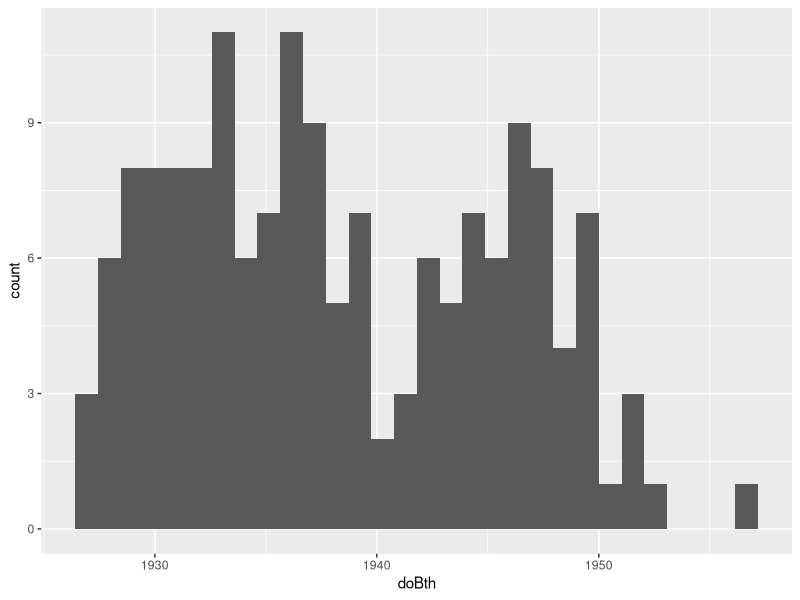
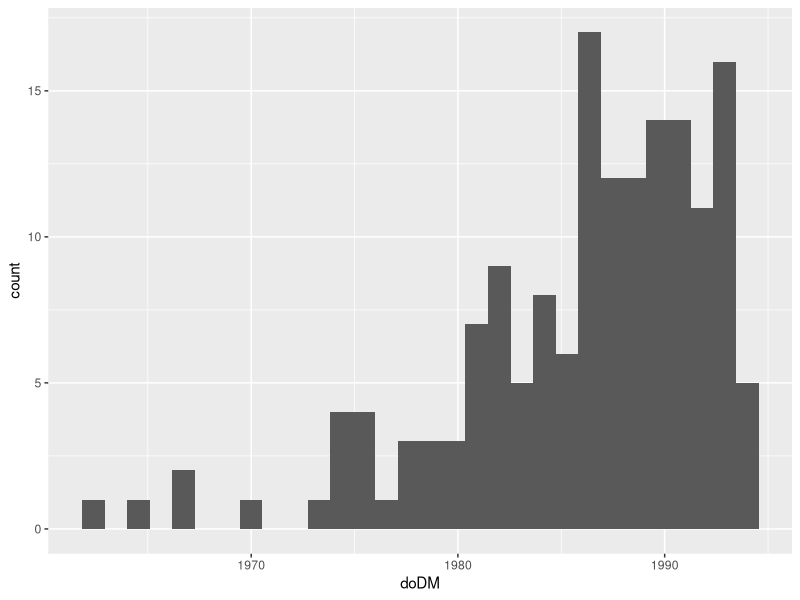
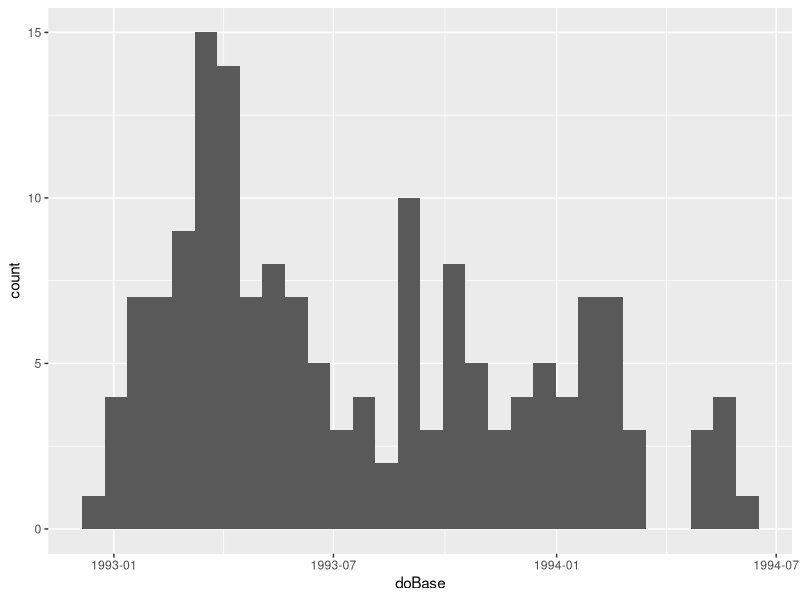
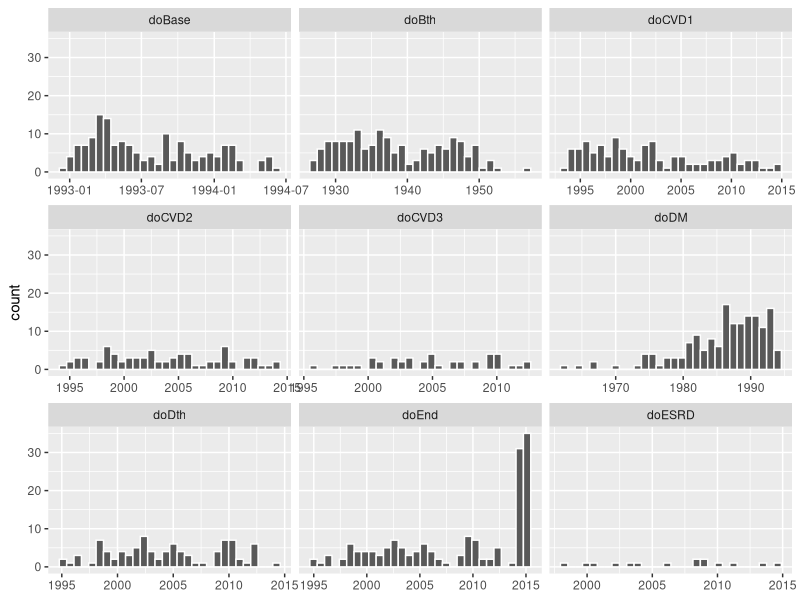
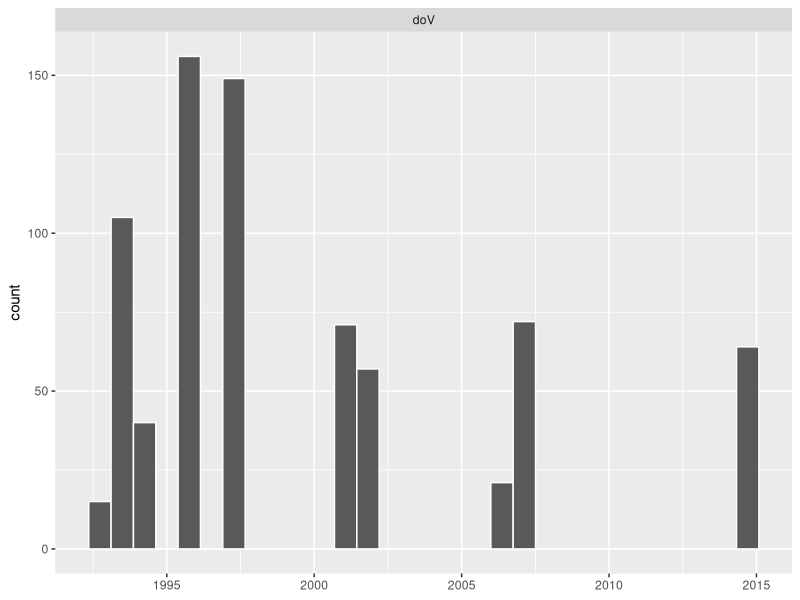
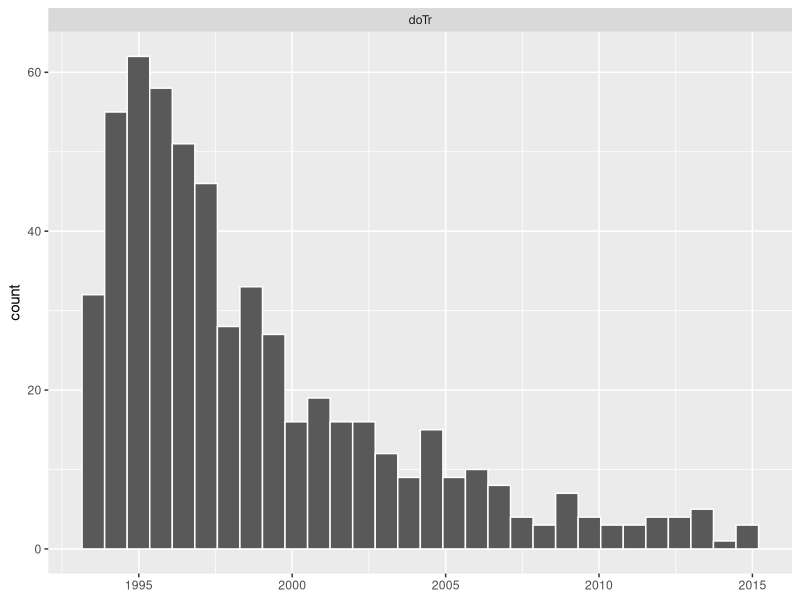
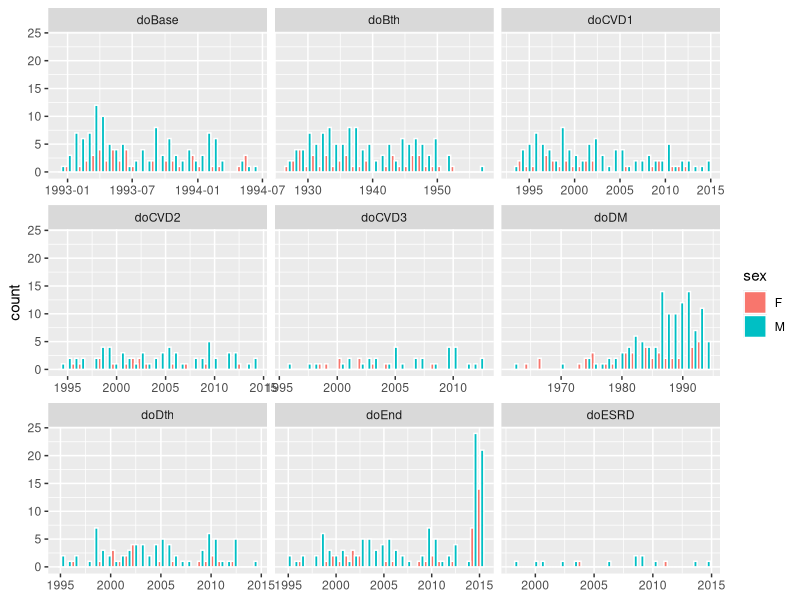
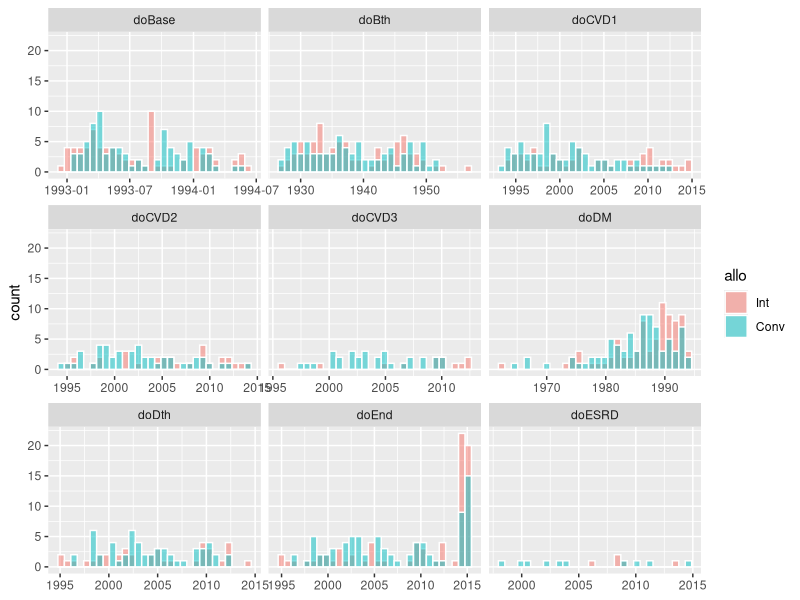

The R script that drew these images, in order: (Note: this script raises an error after producing the figures.)
## ---- chunk 1
#| label: Loading Libraries
#| echo: false
library(Epi)
library(tidyverse)
library(survival)
library(survminer)
## ---- chunk 2
#| label: loading steno2 data
data("steno2")
data("st2clin")
data("st2alb")
## ---- chunk 3
#| label: Structure of data-sets
str(steno2)
str(st2clin)
str(st2alb)
## ---- chunk 4
#| label: unique ID testing further

# create a 1 for each time there is an ID
id_test1 <- steno2 |> count(id) 
head(id_test1)

# different numbers on those counts
id_test2 <- id_test1 |>  summarize(n=sum(n), idcount = max(id), sum = sum(id))
id_test2
## ---- chunk 5
#| label: unique ID testing further

st2alb |> count(id) |> summarize(n=sum(n), idcount = max(id), sum = sum(id))
st2clin |> count(id) |> summarize(n=sum(n), idcount = max(id), sum = sum(id))
## ---- chunk 6
#| label: missing in st2alb

## ---- chunk 7
#| label: missing from st2alb

anti_join(steno2, st2alb, by = "id")
## ---- chunk 8
#| label: hidden. no missing from st2clin
#| echo: false

anti_join(steno2, st2clin, by = "id")
## ---- chunk 9
#| label: steno2 demographics

summary(steno2)

## ---- chunk 10
#| label: first attempt, going over date vars
plot_histo_spam <- function(df,histovar) {
out <- ggplot(df) + 
  geom_histogram(mapping = aes( {{histovar}} ))

  return(out)
}

plot_histo_spam(steno2,doBth)
plot_histo_spam(steno2,doDM)
plot_histo_spam(steno2,doBase)

## ---- chunk 11
#| label: second attempt, going over date vars

plot_histospam_faceted <- function(data, prefix = "do") {
  data |> 
    select(starts_with(prefix)) |>             
    pivot_longer(everything()) |> # everything() turns varnames into a column, and their values into a separate column
    ggplot(aes(value)) +
      geom_histogram(colour = "white") +
      facet_wrap(~ name, scales = "free_x") +   # one panel per variable
      labs(x = NULL) 
}

plot_histospam_faceted(steno2)
plot_histospam_faceted(st2clin)
plot_histospam_faceted(st2alb)

## ---- chunk 12
#| label: histograms, faceted, sex

plot_histospam_faceted_sex <- function(data, prefix = "do") {
  data |> 
    select(sex, starts_with(prefix)) |>             
    pivot_longer(-sex, 
                 names_to = "name",
                 values_to = "value") |> 
    ggplot(aes(value, fill = sex)) +
      geom_histogram(
        position = "dodge",
        colour = "white") +
      facet_wrap(~ name, scales = "free_x") +   # one panel per variable
      labs(x = NULL) 
}

plot_histospam_faceted_sex(steno2)
## ---- chunk 13
#| label: histograms, faceted, allocation group

plot_histospam_faceted_allo <- function(data, prefix = "do") {
  data |> 
    select(allo, starts_with(prefix)) |>             
    pivot_longer(-allo, 
                 names_to = "name",
                 values_to = "value") |> 
    ggplot(aes(value, fill = allo)) +
      geom_histogram(
        position = "identity",
        alpha    = 0.5,
        colour = "white") +
      facet_wrap(~ name, scales = "free_x") +   # one panel per variable
      labs(x = NULL) 
}

plot_histospam_faceted_allo(steno2)
## ---- chunk 14
#| label: histograms, faceted, complicated

plot_histospam_faceted_allo_comp <- function(
    data,
    prefix      = "do",
    bins        = 30,
    overlay     = TRUE,     
    facet_rows  = FALSE      
) {
  data |> 
    select(allo, starts_with(prefix)) |>         
    pivot_longer(-allo, names_to = "variable",
                       values_to = "value") |>   
    ggplot(aes(value, fill = allo)) +
      geom_histogram(
        bins      = bins,
        position  = if (overlay) "identity" else "dodge",
        alpha     = if (overlay) 0.5 else 1,      # translucent if overlaid
        colour    = "white"
      ) +
      { if (facet_rows)
          facet_grid(rows = vars(allo), cols = vars(variable),
                     scales = "free_x")
        else
          facet_wrap(~ variable, scales = "free_x")
      } +
      labs(x = NULL, fill = "Sex") +
      theme_minimal()
}

plot_histospam_faceted_allo_comp(steno2, facet_rows = TRUE)

## ---- chunk 15
#| label: survival setting

steno2 <- steno2 |> 
  mutate(
    doExit = coalesce(doDth, doEnd),
    time_days = difftime(
      coalesce(steno2$doDth, steno2$doEnd), 
      steno2$doBase, 
      units='days'),
    time_yrs = as.numeric(time_days / 365.25),
    event_num = if_else(!is.na(doDth),1,0),
    event = factor(event_num, levels = c(0, 1), labels = c("Censored", "Dead"))
  )

glimpse(steno2)
## ---- chunk 16
#| label: swimplot followup simple
sp1 <- steno2 |> 
  mutate(id = fct_reorder(as.factor(id), time_yrs)) |>
  ggplot(aes(x = doBase, 
             xend = doExit,
             y = id)) +
  geom_segment(color = "grey") +
  geom_point(aes(x = doExit, shape = event)) +
  geom_point(aes(x = doDth, shape = event)) 
sp1
## ---- chunk 17
#| label: swimplot followup simple base is 0

sp2 <- steno2 |> 
  mutate(
    id = fct_reorder(as.factor(id), time_yrs),
    t0 = 0) |>
  ggplot(aes(x = t0, 
             xend = time_yrs,
             y = id)) +
  geom_segment(color = "grey") +
  geom_point(aes(x = time_yrs, shape = event, colour = event)) +
  theme_minimal()
sp2
## ---- chunk 18
#| label: swimplot different shapes for event
sp3 <- sp2 +
  scale_shape_manual(values = c(Censored = 17, Dead = 4)) +
  scale_colour_manual(values = c(Censored = "black", Dead = "red"))  
sp3
## ---- chunk 19
#| label: swimplot followup final

sp4 <- sp3 +
  labs(
    x = NULL, 
    y = "Subject sorted by follow-up", 
    title = "Follow-up per subject, years since baseline") +
  theme(
    axis.text.y = element_blank(),
    axis.ticks.y = element_blank(),
    panel.grid.minor = element_blank(),
    panel.grid.major = element_blank(),
    plot.background = element_blank(),
    panel.background = element_blank()
    )
sp4
## ---- chunk 20
#| label: surv fit

# Null, by treatment allocation, subset into sex
fit_null <- survfit(Surv(time_yrs, event_num) ~ 1, data = steno2)
fit_allo <- survfit(Surv(time_yrs, event_num) ~ allo, data = steno2)
fit_sex <- survfit(Surv(time_yrs, event_num) ~ sex, data = steno2)
fit_allo_sex <- survfit(Surv(time_yrs, event_num) ~ allo + sex, data = steno2)

# steno2_m <- steno2 |> filter(sex == "M") 
# steno2_f <- steno2 |> filter(sex == "F") 
# fit_allo_m <- survfit(Surv(time_yrs, event_num) ~ allo, data = steno2_m)
# fit_allo_f <- survfit(Surv(time_yrs, event_num) ~ allo, data = steno2_f)

# Summarising, showing just the first 10 years
summary(fit_null, times=c(0:10)) 
summary(fit_allo, times=c(0:10)) 
summary(fit_sex, times=c(0:10)) 
summary(fit_allo_sex, times=c(0:10)) 
## ---- chunk 21
#| label: survplot KM

# Function to save some space
survplot_function <- function(fit,data){
  out <- ggsurvplot(
    fit, data = data,
    conf.int = TRUE,
    risk.table = TRUE,
    palette = "dark2",
    xlab = NULL, ylab = "Survival Probability",
    title = "Kaplan Meier Estimator for survival probability, in years"
    )
  
  return(out)
}

# Null
survplot_function(fit_null,steno2)

# allo
survplot_function(fit_allo,steno2)

# sex
survplot_function(fit_sex,steno2)

# allo sex
survplot_function(fit_allo_sex,steno2)

## ---- chunk 22
#| label: survplot KM pretty, fewer

# allo
surv_p_allo_pretty <- ggsurvplot(
  fit = fit_allo, data = steno2,
  surv.median.line = "hv", # Add medians survival
  legend.title = "Allocation group",
  legend.labs = c("Intervention", "Conventional"),
  pval = TRUE,
  conf.int = TRUE,

  risk.table = TRUE,
  tables.height = 0.2,
  tables.theme = theme(axis.title.y = element_blank()), 
  
  palette = "dark2",
  ggtheme = theme_bw(),
  xlab = NULL, ylab = "Survival Probability",
  title = "Kaplan Meier Estimator for survival probability, in years"
  )

surv_p_allo_sex_pretty <- ggsurvplot(
  fit = fit_allo_sex, data = steno2,
  surv.median.line = "hv", # Add medians survival
  legend.title = "Allocation group, Sex",
  legend.labs = c("Int, F", "Int, M", "Conv, F", "Conv, M"),
  conf.int = TRUE,

  risk.table = TRUE,
  tables.height = 0.2,
  tables.theme = theme(axis.title.y = element_blank()), 
  
  palette = "dark2",
  ggtheme = theme_bw(),
  xlab = NULL, ylab = "Survival Probability",
  title = "Kaplan Meier Estimator for survival probability, in years"
  )

surv_p_allo_pretty
surv_p_allo_sex_pretty
## ---- chunk 23
#| label: Log-rank test
survdiff(Surv(time_yrs, event_num) ~ allo, data = steno2)
survdiff(Surv(time_yrs, event_num) ~ sex, data = steno2)
## ---- chunk 24
#| label: CHUNK FOR INSPIRATION FROM PHD
# Log-rank test 
survdiff(Surv(T_E_Y, EVENT) ~ GROUP, data = df_tte_s_e)
survdiff(Surv(T_E_Y, EVENT) ~ GROUP, data = df_tte_s_l)

# loglog for proportional hazards
ggsurvplot(groupsurv_e, data = df_tte_s_e, fun = "cloglog")
ggsurvplot(groupsurv_l, data = df_tte_s_l, fun = "cloglog")

## Conclusion: Early, the assumption seems to be violated because GLP1 and DPP4 cross.
## Looks fine for late, except the very end (beginning?) where GLP1 and SGLT2 cross.

# Linearity (GROUP*LATE)?
  # for og unstratified
plot(predict(cox_a), residuals(cox_a, type = "martingale"), las = 1)
lines(smooth.spline(predict(cox_a), residuals(cox_a, type = "martingale")), col = "red")
  # early
plot(predict(cox_a_e), residuals(cox_a_e, type = "martingale"), las = 1)
lines(smooth.spline(predict(cox_a_e), residuals(cox_a_e, type = "martingale")), col = "red")
  # Late
plot(predict(cox_a_l), residuals(cox_a_l, type = "martingale"), las = 1)
lines(smooth.spline(predict(cox_a_l), residuals(cox_a_l, type = "martingale")), col = "red")

# Schoenfeld
cox.zph(cox_a)

par(mfrow=c(4,2))
plot(cox.zph(cox_a))
## ---- chunk 25
#| label: label
#| echo: true
